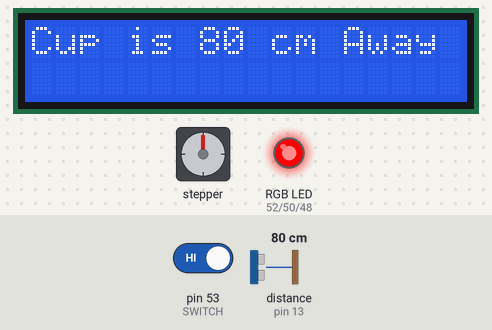
A sketch run on a simulated Arduino Mega 2560, built with avr-gcc and run on an emulated ATmega2560. Shown: 18×2 character LCD, stepper motor, an RGB LED mixed from three pins (HIGH = lit). The test bench sets the inputs (shaded band); at power-on: pin 53 (SWITCH) HIGH, distance to the obstacle (sensor on pin 13) 80 cm. The echo pulse lasts 58.3 µs per cm; stepper angles assume 1500 steps per turn; what the sketch prints to the serial monitor is not drawn. At 32.1 s the program stops and its outputs stay as they are.

Above: at 0.2 s.
At 9.9 s:
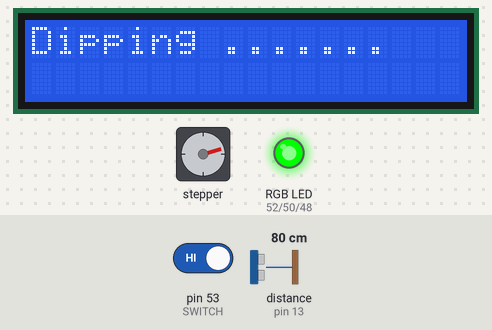
10.0 s: pin 53 (SWITCH) driven HIGH
At 22.2 s:
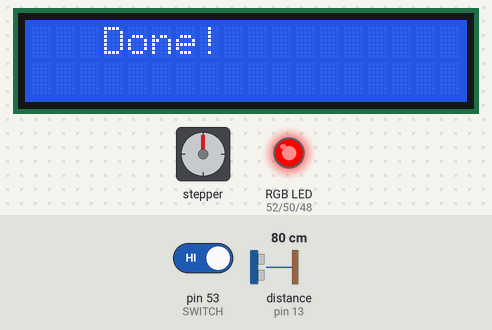
Timing chart, 0 to 33.6 s (numbered marks = the images above; inputs shaded):
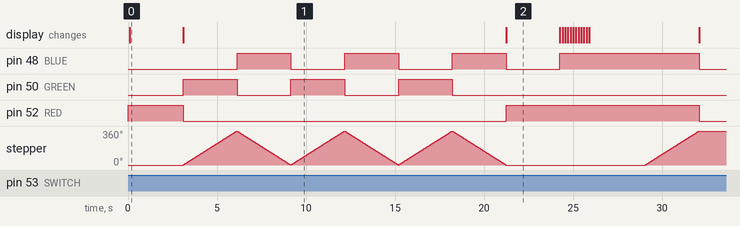

Measured:
- what the display in image 0 shows lasts 3.0 s, from 0.1 s to 3.1 s

The sketch:

main.ino
```cpp
#include <LiquidCrystal.h> // For LCD
#include <Stepper.h>  // For Steeper Motor
#include "SR04.h" // For Stepper Motor
//https://github.com/BretStateham/28BYJ-48/tree/master/Arduino/Code

/* DEFFINE PINNS */
// For the Ultrasonic sensor
#define TRIG_PIN 13
#define ECHO_PIN 6
SR04 sr04 = SR04(ECHO_PIN,TRIG_PIN);

// For the RGB LED
#define BLUE 48
#define GREEN 50
#define RED 52


const int stepsPerRevolution = 1500;  // change this to fit the number of steps per revolution [default 1500]

// Code for the stepper motor
Stepper myStepper(stepsPerRevolution, 2, 4, 3, 5);

/* Diagrams
LCD Pin             Potentiometer Pin             Arduino Mega 2560 Pin
1(GND)              GND                           GND
2(Vcc)              Vcc                           +5V
3(Vo)               Out
4(RS)                                             12
5(RW)
6(EN)                                             11
7(DB0)
8(DB1)
9(DB2)
10(DB3)
11(DB4)                                           5
12(DB5)                                           4
13(DB6)                                           3
14(DB7)                                           2
15(Bkl+)                                          +5V
16(Bkl-)                                          GND
*/

// Switch's pin
const int SWITCH = 53;

// Assign display pins to board pins
const int LCD_RS = 7,
          LCD_EN = 8,
          LCD_D4 = 9,
          LCD_D5 = 10,
          LCD_D6 = 11,
          LCD_D7 = 12;

// Initialize display
LiquidCrystal lcd(LCD_RS,
                  LCD_EN,
                  LCD_D4,
                  LCD_D5,
                  LCD_D6,
                  LCD_D7);

// Message strings
const String MSG_ATTACH_TEABAG = "Attach Teabag";
const String MSG_DIPPING = "Dipping .......";
const String MSG_WAIT = "Please Wait";
const String MSG_DONE = "   Done!   ";
const String MSG_CLEANUP = "Remove Teabag";
const String MSG_THANK_YOU = "Thank You :) ";


// Declare Var to store distance measurements
long distanceInCm; // Store Distance In Cm
long distanceInInches; // Store Distance In Inches

void setup() {
  Serial.begin(9600);

  // LED
  pinMode(RED, OUTPUT);
  pinMode(GREEN, OUTPUT);
  pinMode(BLUE, OUTPUT);
  digitalWrite(RED, HIGH);
  digitalWrite(GREEN, LOW);
  digitalWrite(BLUE, LOW);

  // Button pin
  pinMode(SWITCH, INPUT);


  // Set the Stepper speed at 20rpm
  myStepper.setSpeed(20);

  // Set display's number of columns and rows
  lcd.begin(18, 2);

  // prompt user to place teabag
  lcd.print(MSG_ATTACH_TEABAG);

  // Wait till the User Pushes Button
  while (digitalRead(SWITCH) == LOW) {  /* Do Nothing, Just Wait the*/ }

  Serial.println("button pressed");

  lcd.print(MSG_WAIT); delay(000);
  lcd.clear();

  distanceInCm=sr04.Distance(); /// Get the distance in cm  // 1″ = 2.54cm
  distanceInInches = distanceInCm * 2.54;
  //lcd.print("Cup is (%ld)In or %ld (cm) Away",distanceInInches, distanceInCm);

  lcd.print("Cup is ");
  lcd.print(distanceInCm);
  lcd.print(" cm Away");
  delay(3000);
  lcd.clear();


  // Display the Dipping Message With Flash
  ledSetColor(0,255,0); // Green Color
  lcd.print(MSG_DIPPING);

  int count = 0;

  // Dip 3 Times
  while(count < 3) // count < dipTime
  {
    myStepper.step(stepsPerRevolution);
    ledSetColor(0,0,255); // Blue Color
    myStepper.step(-stepsPerRevolution);
    ledSetColor(0,255,0); // Green Color

    count++;
  }

  lcd.clear();
  ledSetColor(255,0,0); // Red Color
  lcd.print(MSG_DONE); delay(3000);
  lcd.clear();

  lcd.print(MSG_CLEANUP);
  ledSetColor(255,0,255); // Purple Color
  while (digitalRead(SWITCH) == LOW) {  /* Do Nothing, Just Wait the*/ }
  lcd.clear();

  lcd.print(MSG_THANK_YOU);
  scrollText(MSG_THANK_YOU);
  delay(3000);
  myStepper.step(stepsPerRevolution);
  lcd.clear();
  ledSetColor(0,0,0); // Blank Light
  exit(0); // exit Program

}

// define variables For LED
int redValue;
int greenValue;
int blueValue;

void loop() {


}

void ledSetColor(int redValue, int greenValue, int blueValue)
{

  analogWrite(RED, redValue);
  analogWrite(GREEN, greenValue);
  analogWrite(BLUE, blueValue);

}
// https://www.arduino.cc/en/Tutorial/LiquidCrystalScroll
void scrollText(String str) {
 // scroll 13 positions (string length) to the left
  // to move it offscreen left:
  for (int positionCounter = 0; positionCounter < str.length() / 2; positionCounter++) {
    // scroll one position left:
    lcd.scrollDisplayLeft();
    // wait a bit:
    delay(150);
  }

  // scroll 29 positions (string length + display length) to the right
  // to move it offscreen right:
  for (int positionCounter = 0; positionCounter < str.length() / 2; positionCounter++) {
    // scroll one position right:
    lcd.scrollDisplayRight();
    // wait a bit:
    delay(150);
  }

}
```
